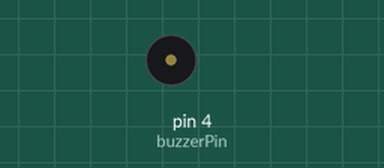
A sketch run on a simulated Arduino Uno, built with avr-gcc and run on an emulated ATmega328P. On the bench: buzzer (waves = sounding).

Above: at 1.1 s.
At 11.2 s:
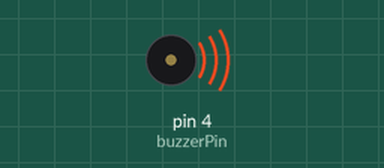
Timing chart, 0 to 12.7 s (numbered marks = the images above):
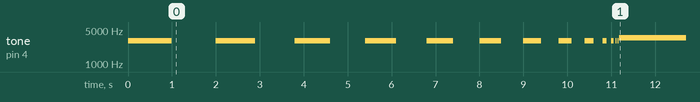

The sketch:

Deincrement_Buzzer_Speaker_code_Sputnik.ino
```cpp
//By Lachlan Van Egmond
int buzzerPin = 4; //Which is the pin on the Attiny202 that controls the buzzer and at this point some of the lights (which will be fixed in version 2.0 of the Sputnik)

int buzzerPitch = 3000; //value of the pitch for the tone function during deincrement beeps

void setup() {

tone(buzzerPin, buzzerPitch ); //time incremented
  delay(1000);
  noTone(buzzerPin);
  delay(1000);
  tone(buzzerPin, buzzerPitch );
  delay(900);
  noTone(buzzerPin);
  delay(900);
  tone(buzzerPin, buzzerPitch );
  delay(800);
  noTone(buzzerPin);
  delay(800);
  tone(buzzerPin, buzzerPitch );
  delay(700);
  noTone(buzzerPin);
  delay(700);
  tone(buzzerPin, buzzerPitch );
  delay(600);
  noTone(buzzerPin);
  delay(600);
  tone(buzzerPin, buzzerPitch );
  delay(500);
  noTone(buzzerPin);
  delay(500);
  tone(buzzerPin, buzzerPitch );
  delay(400);
  noTone(buzzerPin);
  delay(400);
  tone(buzzerPin, buzzerPitch );
  delay(300);
  noTone(buzzerPin);
  delay(300);
  tone(buzzerPin, buzzerPitch );
  delay(200);
  noTone(buzzerPin);
  delay(200);
  tone(buzzerPin, buzzerPitch );
  delay(100);
  noTone(buzzerPin);
  delay(100);
  tone(buzzerPin, buzzerPitch );
  delay(50);
  noTone(buzzerPin);
  delay(50);
  tone(buzzerPin, buzzerPitch );
  delay(25);
  noTone(buzzerPin);
  delay(25);
  tone(buzzerPin, buzzerPitch );
  delay(10);
  noTone(buzzerPin);
  delay(10);
  tone(buzzerPin, buzzerPitch );
  delay(5);
  noTone(buzzerPin);
  delay(5);
  tone(buzzerPin, buzzerPitch );
  delay(2.5);
  noTone(buzzerPin);
  delay(2.5);
  tone(buzzerPin, buzzerPitch );
  delay(1);
//  noTone(buzzerPin, buzzerPitch);
  //delay(1);


}

void loop() {

  tone(buzzerPin, 3500 ); // end frequency
  delay(6000);

 }
```

Measured:
- by itself, tone on pin 4 (buzzerPin): plays 3000 Hz for 1.0 s, 3000 Hz for 0.90 s, 3000 Hz for 0.80 s, 3000 Hz for 0.70 s, 3000 Hz for 0.60 s, 3000 Hz for 0.50 s … (14 notes in this stretch)
